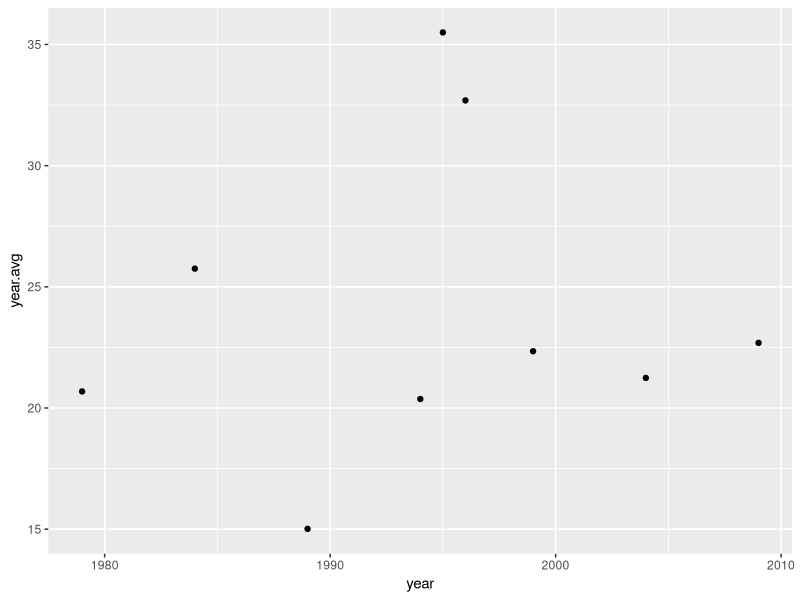
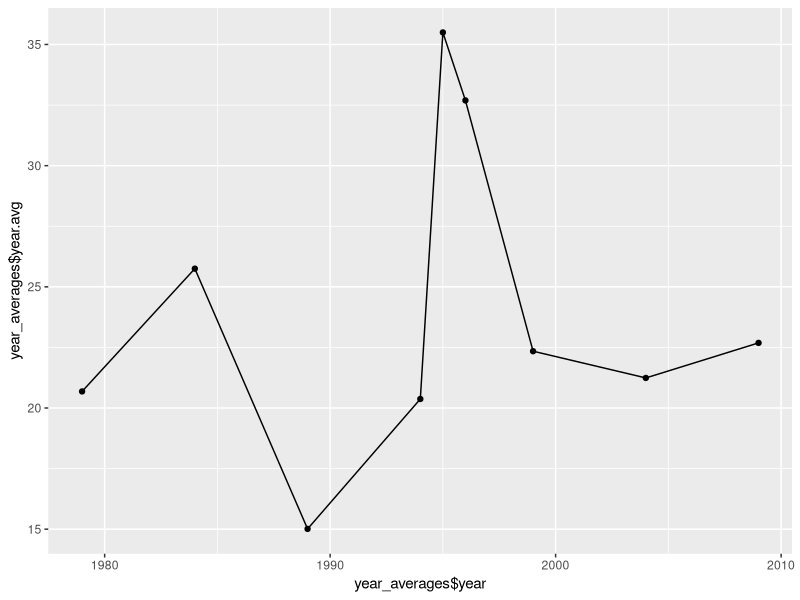

These figures' R source, in order:
############################
# Eurosceptic Misfit Master Thesis
# Author: Malte Berneaud-Kötz
# Date created: 13.03.16
# Last edited: 13.03.16
# Contains graphs used in my master thesis

# loading libraries
library(ggplot2)
library(dplyr)

# reading data
CYmerge <- read.csv("Analysis/Merge/CYmerge.csv")

# creating national averages
CYmerge <- group_by(CYmerge, year)

year_averages <- summarise(CYmerge, year.avg = mean(avg.EUS))

# plotting averages
ggplot(year_averages, aes(x = year, y = year.avg)) + geom_point()

qplot(year_averages$year, year_averages$year.avg, geom =c("point", "line"))
